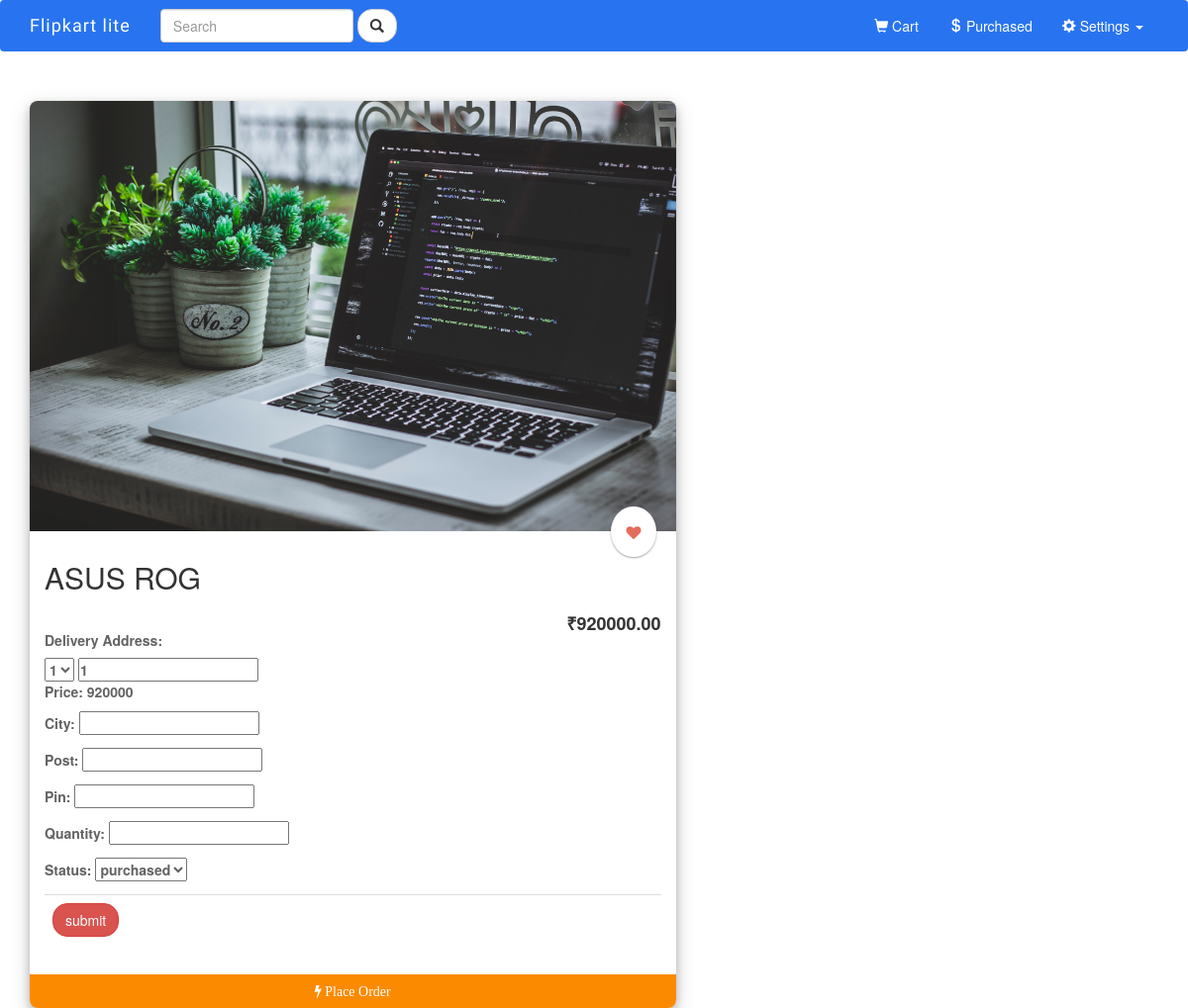
Page /customer/Buy/2 on the committed database.
### store/models.py (models this page shows)
class Products(models.Model):
    Mobile_pic=models.ImageField(upload_to="product_image",null=True)
    Name=models.CharField(max_length=100)
    Prize=models.IntegerField()
    RAM=models.IntegerField(null=True)
    ROM=models.IntegerField(null=True)
    Battery=models.IntegerField(null=True)
    Processer=models.CharField(max_length=100,null=True)
    Camera=models.CharField(max_length=100,null=True)
    user=models.ForeignKey(CustUser,on_delete=models.CASCADE,related_name="m_store")

### customer/views.py (the view)
# urls.py: path('Buy/<int:pid>',BuyNow.as_view(),name='Buy'),
class BuyNow(TemplateView):
    template_name="buynow.html"
    def get_context_data(self, **kwargs):
        id=kwargs.get('pid')
        context=super().get_context_data(**kwargs)
        context["buy"]=Products.objects.get(id=id)
        context["form"]=PurchaseForm()
        return context

### customer/forms.py
class PurchaseForm(forms.ModelForm):
    class Meta:
        model=Purchase
        exclude=[
            "mobile",
            "user"]

### customer/templates/buynow.html (shortened to what this page needs)
{% extends 'nav.html' %}
{% block nav %}
{% load static %}
<link rel="stylesheet" href="https://cdnjs.cloudflare.com/ajax/libs/font-awesome/4.7.0/css/font-awesome.min.css">
<link rel="stylesheet" type="text/css" href="{% static 'css/userpage.css' %}" />
<link rel="stylesheet" type="text/css" href="{% static 'css/card.css' %}" />
    <div class="container " style="margin-top:50px; m ">
        <div class="row ">
            <div class="col-md-7">
                <div class="card-sl">
                    <div class="card-image">
                        <img
                            src="{{ buy.Mobile_pic.url }}" />
                    </div>
                    <a class="card-action" href="#"><i class="fa fa-heart"></i></a>
                    <div class="card-heading">
                       <strong><h2 class="card-title">{{ buy.Name }}</h2></strong>
                       <h4 style="display: inline-block; float: right"><strong>₹{{ buy.Prize|floatformat:2 }}</strong></h4>
                    </div>
                    <div class="card-text">
                        <h5><strong>Delivery Address:{{user.address}}</h5>
                            <select  name="AgeDropdown"  class="AgeDropdown" >
                                <option value="1">1</option>
                            </select>
                            <input type="number" name="quantity" id="quantity" value="1">
                            <p>Price: <span id="price">{{ buy.Prize }}</span></p>
                            <form action="{% url 'BuyItem' buy.id %}" method="post">
                                <table class="table">
                                  {{form.as_p}}
                                  <tr>
                                    <td>
                                      <button class="btn btn-danger">submit</button>
                                    </td>
                                  </tr>
                                </table>
                              </form>
                    </div>
                    <a href="#" class="card-button "><i class="fa fa-bolt">  Place Order</i></a>
                </div>
            </div>
        </div>
    </div>
{% endblock nav %}

### account/static/css/nav.css (style rules this page uses)
* { padding:0px; margin:0px; box-sizing:border-box; }

### customer/static/css/userpage.css (style rules this page uses)
.btn { border-radius: 15px; }

### customer/static/css/card.css (style rules this page uses)
a { text-decoration: none; }
.card-sl { border-radius: 8px; box-shadow: 0 4px 8px 0 rgba(0, 0, 0, 0.2), 0 6px 20px 0 rgba(0, 0, 0, 0.19); }
.card-image img { max-height: 100%; max-width: 100%; border-radius: 8px 8px 0px 0; }
.card-action { position: relative; float: right; margin-top: -25px; margin-right: 20px; z-index: 2; color: #E26D5C; background: #fff; border-radius: 100%; padding: 15px; font-size: 15px; box-shadow: 0 1px 2px 0 rgba(0, 0, 0, 0.2), 0 1px 2px 0 rgba(0, 0, 0, 0.19); }
.card-heading { font-size: 18px; font-weight: bold; background: #fff; padding: 10px 15px; }
.card-text { padding: 10px 15px; background: #fff; font-size: 14px; color: #636262; }
.card-button { display: flex; justify-content: center; padding: 10px 0; width: 100%; background-color: #fb8a00; color: #fff; border-radius: 0 0 8px 8px; }

### rows in the picture
Products: Mobile_pic (picture), Name "ASUS ROG", Prize "920000.00", Prize "920000"
